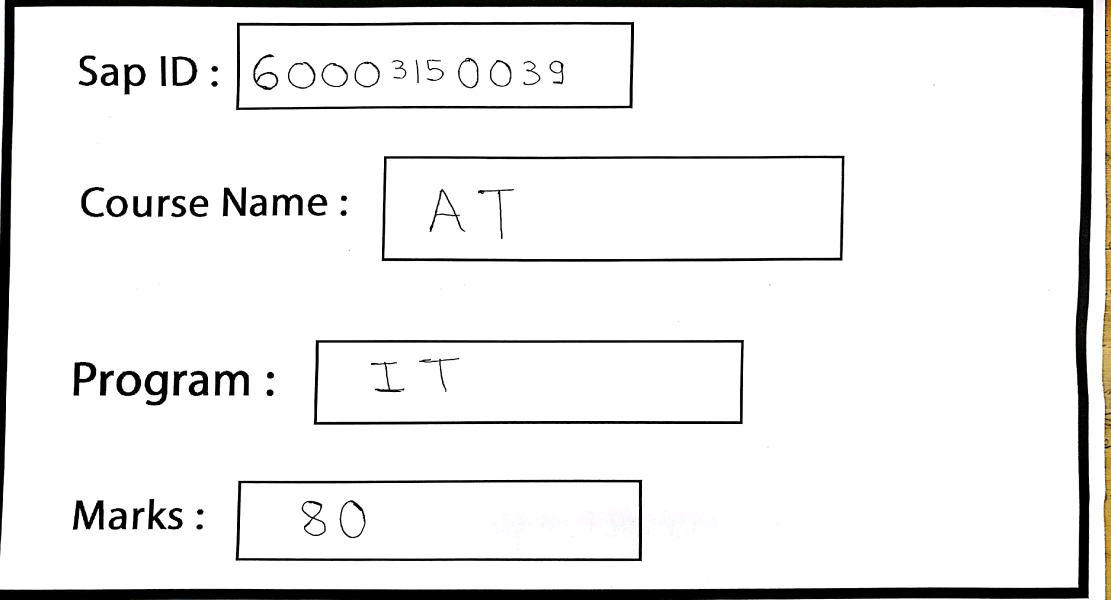
#> input picture ServerConnections & APIs/AndroidUpload/uploads/tempimg3.jpg, 3332 x 1800 px (shown at 1/3 size)
$ python crop_imageold.py   (Python 2 division)
#> lines starting #> are read from the running program, lines starting #| are printed output that depends on the picture
import cv2
import numpy as np

im = cv2.imread("tempimg3.jpg")
#> im is the input picture: shape (1800, 3332, 3); mean B, G, R 235.4, 235.8, 236
im  = cv2.resize(im, (960, 540))
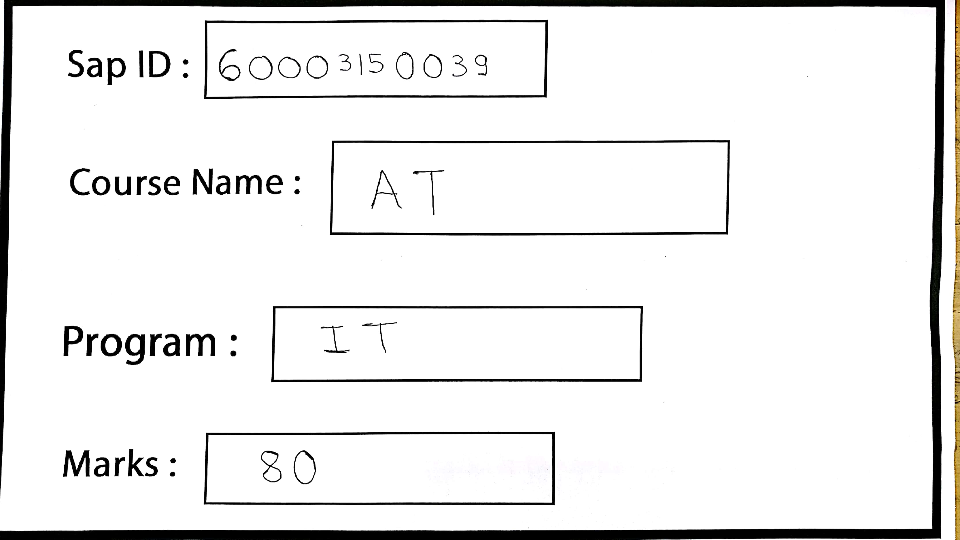
#> im: shape (540, 960, 3); mean B, G, R 235.3, 235.8, 236
cv2.rectangle(im, (207, 25), (552, 102), (0, 255, 0), 3)
cv2.rectangle(im, (340, 145), (738, 236), (0, 255, 0), 3)
cv2.rectangle(im, (282, 312), (655, 383), (0, 255, 0), 3)
cv2.rectangle(im, (217, 435), (566, 503), (0, 255, 0), 3)
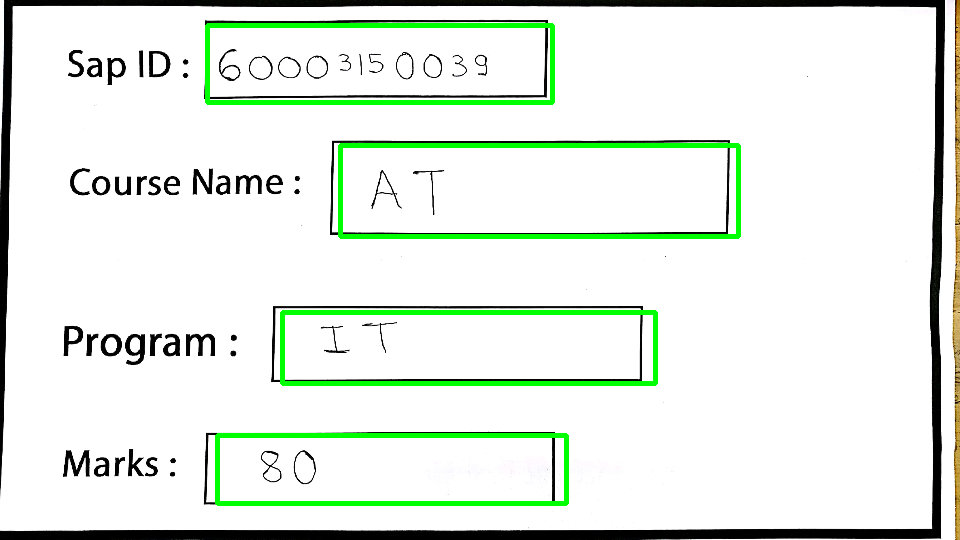
#> im: shape (540, 960, 3); mean B, G, R 227.7, 236.9, 228.4
sapId = im[28:100, 210:550]
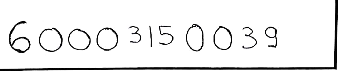
#> sapId: shape (72, 340, 3); mean B, G, R 237.3, 237.3, 237.3
courseName = im[148:234, 343:736]
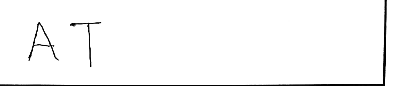
#> courseName: shape (86, 393, 3); min 0, max 255, mean 248.1
program = im[ 315:381, 285:653]
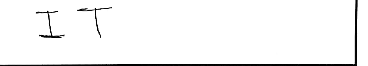
#> program: shape (66, 368, 3); min 0, max 255, mean 245
marks = im[438:501, 220:564]
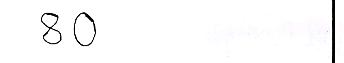
#> marks: shape (63, 344, 3); mean B, G, R 249.9, 249.6, 249.8
cv2.imwrite("GVision/vendor/cimg/sapid.jpg", sapId)
cv2.imwrite("GVision/vendor/cimg/courseName.jpg", courseName)
cv2.imwrite("GVision/vendor/cimg/program.jpg", program)
cv2.imwrite("GVision/vendor/cimg/marks.jpg", marks)
print "success"
# cv2.imshow("Scanned form", im)
# cv2.waitKey()

$ run again, with ServerConnections & APIs/AndroidUpload/uploads/tempimg1.jpg copied over ServerConnections & APIs/AndroidUpload/uploads/tempimg3.jpg
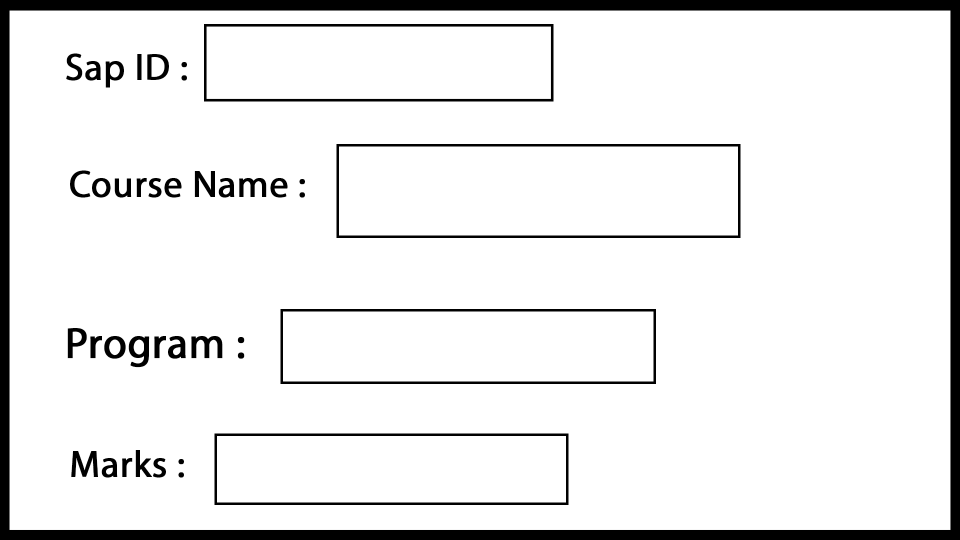
#> input picture ServerConnections & APIs/AndroidUpload/uploads/tempimg1.jpg, 1920 x 1080 px (shown at 1/2 size)
#> im is the input picture: shape (1080, 1920, 3); min 0, max 255, mean 233.1
#> `im  = cv2.resize(im, (960, 540))`:
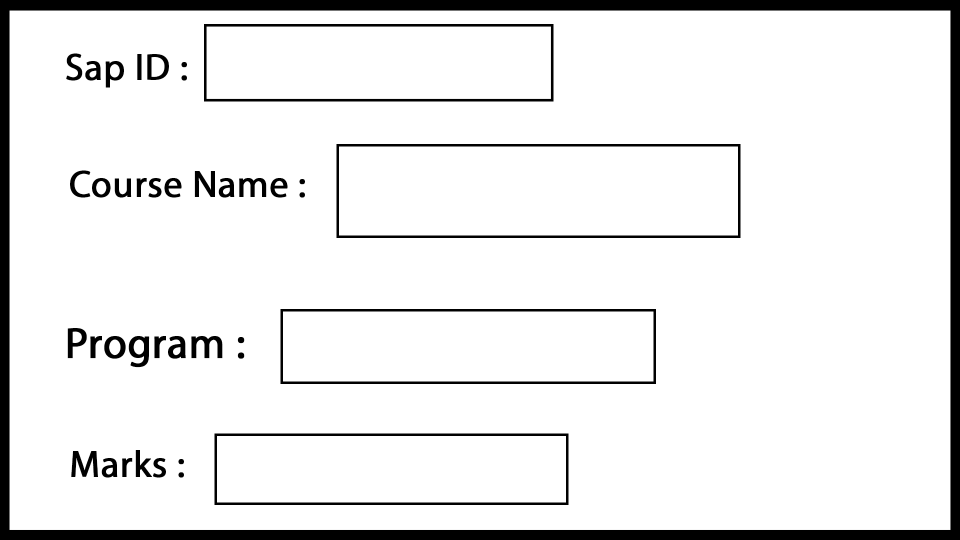
#> im: shape (540, 960, 3); min 0, max 255, mean 233.1
#> `cv2.rectangle(im, (217, 435), (566, 503), (0, 255, 0), 3)`:
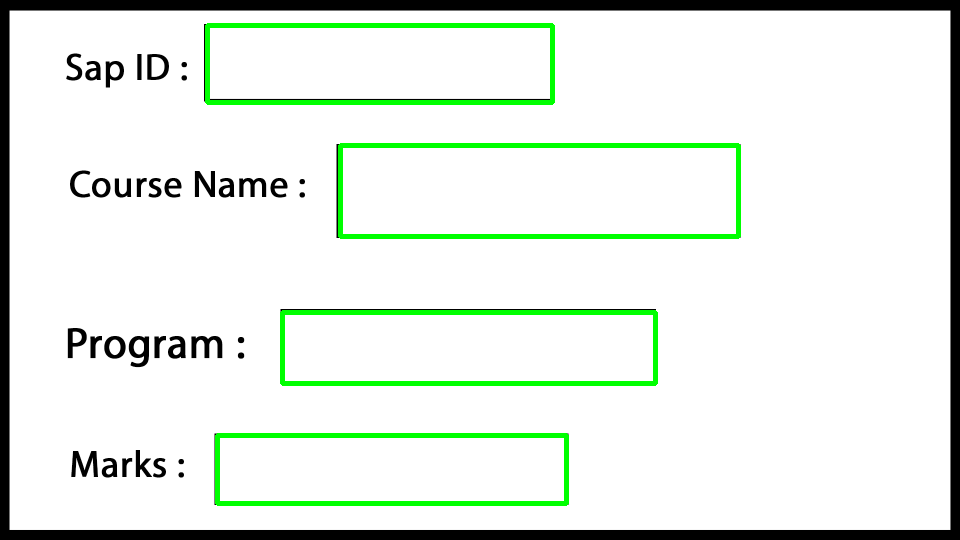
#> im: shape (540, 960, 3); mean B, G, R 228.3, 237, 228.3
#> courseName: shape (86, 393, 3); every value is 255
#> program: shape (66, 368, 3); every value is 255
#> marks: shape (63, 344, 3); every value is 255
